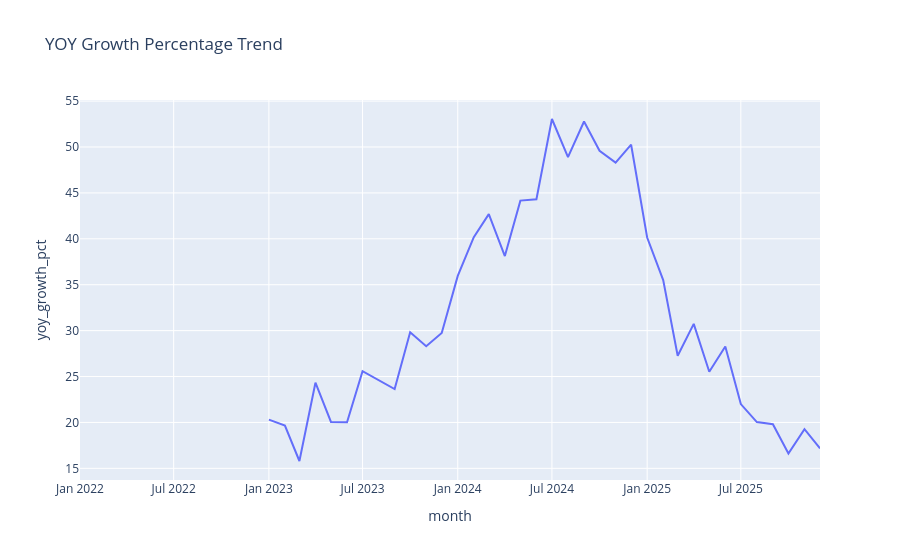

Notebook cell for this chart:
### Code cell
import plotly.express as px

fig = px.line(
    sip,
    x='month',
    y='yoy_growth_pct',
    title='YOY Growth Percentage Trend'
)

fig.show()
